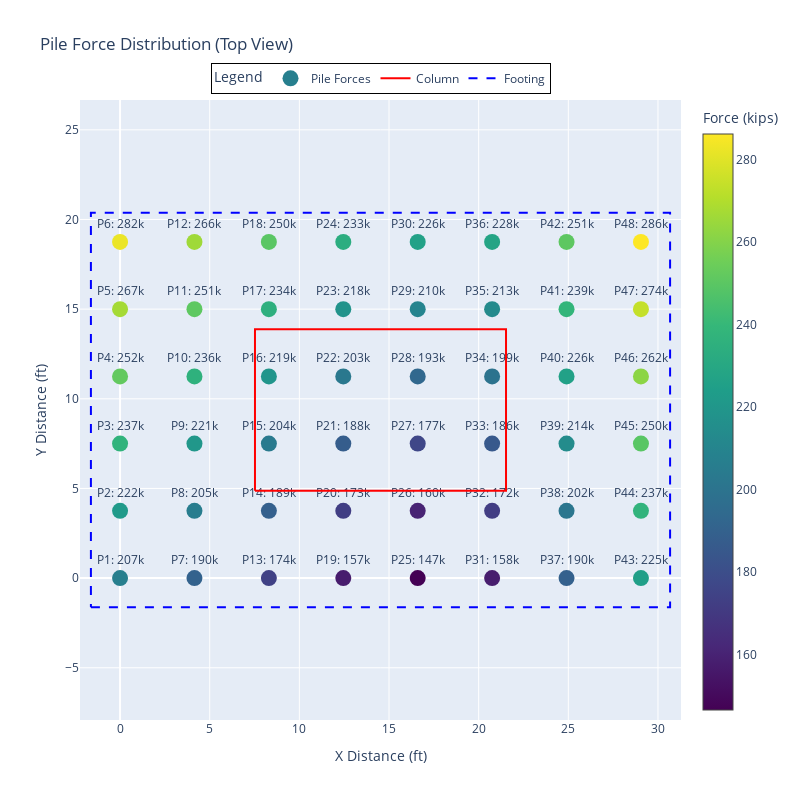

The notebook cell saved with this chart:
### Code cell
import plotly.graph_objects as go

# Ensure pile_center_x and pile_center_y are defined
pile_center_x = sum(p["x (ft)"] for p in pile_coordinates) / len(pile_coordinates)
pile_center_y = sum(p["y (ft)"] for p in pile_coordinates) / len(pile_coordinates)

def plot_interactive_forces_top_view(pile_forces, column_x_dim, column_y_dim, footing_x_dim, footing_y_dim, pile_center_x, pile_center_y):
    x = [p["x (ft)"] for p in pile_forces]
    y = [p["y (ft)"] for p in pile_forces]
    z = [p["Pmax (k)"] for p in pile_forces]

    # Create the plot
    fig = go.Figure()

    # Add pile forces as scatter points
    fig.add_trace(go.Scatter(
        x=x,
        y=y,
        mode='markers+text',
        text=[f'P{p["No."]}: {p["Pmax (k)"]:.0f}k' for p in pile_forces],
        marker=dict(
            size=16,
            color=z,
            colorscale='Viridis',
            showscale=True,
            colorbar=dict(title='Force (kips)')
        ),
        textposition='top center',
        name='Pile Forces'
    ))

    # Add the column trace as a rectangle
    fig.add_trace(go.Scatter(
        x=[
            pile_center_x - column_x_dim / 2,
            pile_center_x + column_x_dim / 2,
            pile_center_x + column_x_dim / 2,
            pile_center_x - column_x_dim / 2,
            pile_center_x - column_x_dim / 2
        ],
        y=[
            pile_center_y - column_y_dim / 2,
            pile_center_y - column_y_dim / 2,
            pile_center_y + column_y_dim / 2,
            pile_center_y + column_y_dim / 2,
            pile_center_y - column_y_dim / 2
        ],
        mode='lines',
        line=dict(color='red', width=2),
        name='Column'
    ))

    # Add the footing trace as a rectangle
    fig.add_trace(go.Scatter(
        x=[
            pile_center_x - footing_x_dim / 2,
            pile_center_x + footing_x_dim / 2,
            pile_center_x + footing_x_dim / 2,
            pile_center_x - footing_x_dim / 2,
            pile_center_x - footing_x_dim / 2
        ],
        y=[
            pile_center_y - footing_y_dim / 2,
            pile_center_y - footing_y_dim / 2,
            pile_center_y + footing_y_dim / 2,
            pile_center_y + footing_y_dim / 2,
            pile_center_y - footing_y_dim / 2
        ],
        mode='lines',
        line=dict(color='blue', width=2, dash='dash'),
        name='Footing'
    ))

    # Update layout
    fig.update_layout(
        title='Pile Force Distribution (Top View)',
        xaxis_title='X Distance (ft)',
        yaxis_title='Y Distance (ft)',
        width=800,
        height=800,
        yaxis=dict(scaleanchor="x", scaleratio=1),
        legend=dict(
            title="Legend",
            orientation="h",
            yanchor="bottom",
            y=1.01,
            xanchor="center",
            x=0.5,
            bordercolor="Black",
            borderwidth=1
        )
    )

    # Save the plot as a high-resolution image (600 DPI)
    # fig.write_image("pile_force_distribution.png", width=800, height=800, scale=6)  # Scale factor for 600 DPI

    # Show the plot
    fig.show()

# Call the updated function
plot_interactive_forces_top_view(
    pile_forces,
    column_x_dim_ft,
    column_y_dim_ft,
    Footing_x_ft,  # Footing dimensions
    Footing_y_ft,
    pile_center_x,
    pile_center_y
)

### Figure 1 — Plotly figure (JSON) as saved in the notebook; plotly's stock layout.template omitted (floating-point values rounded to 4 significant figures)
{"data": [{"marker": {"color": [206.6, 221.8, 236.9, 252.1, 267.3, 282.4, 190.2, 205.4, 220.5, 235.7, 250.9, 266.0, 173.8, 189.0, 204.1, 219.3, 234.5, 249.6, 157.4, 172.6, 187.7, 202.9, 218.1, 233.2, 146.5, 160.4, 176.8, 193.2, 209.7, 226.2, 157.9, 171.7, 185.6, 199.5, 213.3, 227.7, 189.5, 201.8, 214.0, 226.3, 238.5, 250.8, 225.0, 237.2, 249.5, 261.8, 274, 286.2], "colorbar": {"title": {"text": "Force (kips)"}}, "colorscale": [[0, "#440154"], [0.1111, "#482878"], [0.2222, "#3e4989"], [0.3333, "#31688e"], [0.4444, "#26828e"], [0.5556, "#1f9e89"], [0.6667, "#35b779"], [0.7778, "#6ece58"], [0.8889, "#b5de2b"], [1, "#fde725"]], "showscale": true, "size": 16}, "mode": "markers+text", "name": "Pile Forces", "text": ["P1: 207k", "P2: 222k", "P3: 237k", "P4: 252k", "P5: 267k", "P6: 282k", "P7: 190k", "P8: 205k", "P9: 221k", "P10: 236k", "P11: 251k", "P12: 266k", "P13: 174k", "P14: 189k", "P15: 204k", "P16: 219k", "P17: 234k", "P18: 250k", "P19: 157k", "P20: 173k", "P21: 188k", "P22: 203k", "P23: 218k", "P24: 233k", "P25: 147k", "P26: 160k", "P27: 177k", "P28: 193k", "P29: 210k", "P30: 226k", "P31: 158k", "P32: 172k", "P33: 186k", "P34: 199k", "P35: 213k", "P36: 228k", "P37: 190k", "P38: 202k", "P39: 214k", "P40: 226k", "P41: 239k", "P42: 251k", "P43: 225k", "P44: 237k", "P45: 250k", "P46: 262k", "P47: 274k", "P48: 286k"], "textposition": "top center", "type": "scatter", "x": [0, 0, 0, 0, 0, 0, 4.15, 4.15, 4.15, 4.15, 4.15, 4.15, 8.3, 8.3, 8.3, 8.3, 8.3, 8.3, 12.45, 12.45, 12.45, 12.45, 12.45, 12.45, 16.6, 16.6, 16.6, 16.6, 16.6, 16.6, 20.75, 20.75, 20.75, 20.75, 20.75, 20.75, 24.9, 24.9, 24.9, 24.9, 24.9, 24.9, 29.05, 29.05, 29.05, 29.05, 29.05, 29.05], "y": [0, 3.75, 7.5, 11.25, 15, 18.75, 0, 3.75, 7.5, 11.25, 15, 18.75, 0, 3.75, 7.5, 11.25, 15, 18.75, 0, 3.75, 7.5, 11.25, 15, 18.75, 0, 3.75, 7.5, 11.25, 15, 18.75, 0, 3.75, 7.5, 11.25, 15, 18.75, 0, 3.75, 7.5, 11.25, 15, 18.75, 0, 3.75, 7.5, 11.25, 15, 18.75]}, {"line": {"color": "red", "width": 2}, "mode": "lines", "name": "Column", "type": "scatter", "x": [7.525, 21.52, 21.52, 7.525, 7.525], "y": [4.875, 4.875, 13.88, 13.88, 4.875]}, {"line": {"color": "blue", "dash": "dash", "width": 2}, "mode": "lines", "name": "Footing", "type": "scatter", "x": [-1.625, 30.67, 30.67, -1.625, -1.625], "y": [-1.625, -1.625, 20.38, 20.38, -1.625]}], "layout": {"height": 800, "legend": {"bordercolor": "Black", "borderwidth": 1, "orientation": "h", "title": {"text": "Legend"}, "x": 0.5, "xanchor": "center", "y": 1.01, "yanchor": "bottom"}, "title": {"text": "Pile Force Distribution (Top View)"}, "width": 800, "xaxis": {"title": {"text": "X Distance (ft)"}}, "yaxis": {"scaleanchor": "x", "scaleratio": 1, "title": {"text": "Y Distance (ft)"}}}}
